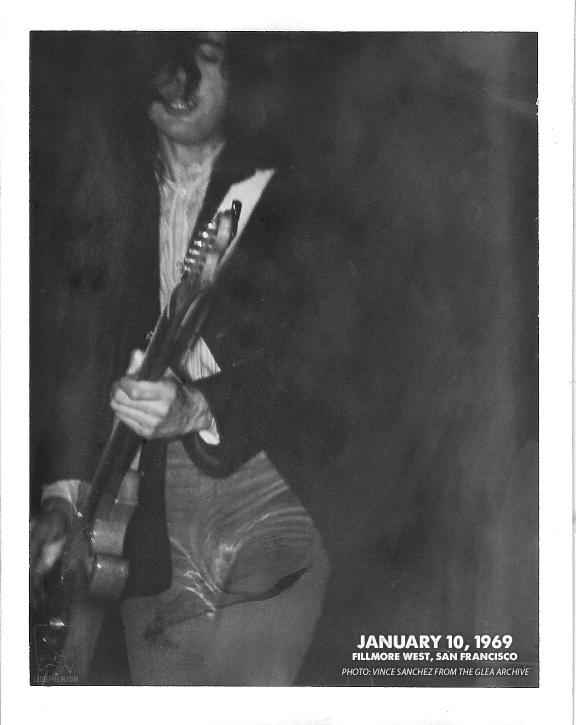
#> input picture kit/tour/concert/1969-01-10-fillmore-west-jan-10-1969-1st-set.jpg, 1152 x 1449 px, given in place of lz1.jpg, which was not available (shown at 1/2 size)
$ python import_kit.py
#> lines starting #> are read from the running program, lines starting #| are printed output that depends on the picture
#!/usr/bin/env python3
"""kit/ (Richard's supplied assets) → site/covers, site/img, site/assets. Re-run after adding files to kit/.

Covers: square 400 px webp, named by album slug (see COVERS; slugs match tools/catalogue.py).
Photos: 1200 px and 480 px (-s) webp, named as in site/data/gallery.json.
"""
from pathlib import Path
from PIL import Image

R = Path(__file__).resolve().parent.parent
K, S = R / "kit", R / "site"
COVERS = {
    "led-zeppelin": "lz1", "led-zeppelin-ii": "lz2", "led-zeppelin-iii": "lz3", "led-zeppelin-iv": "lz4",
    "houses-of-the-holy": "hoth", "physical-graffiti": "pg", "presence": "pres", "in-through-the-out-door": "ittod",
    "coda": "coda", "the-song-remains-the-same": "tsrts", "bbc-sessions": "Led_Zeppelin_BBC_Sessions",
    "how-the-west-was-won": "htwww", "celebration-day": "cd", "live-ep": "2025_LIVE_EP", "mothership": "ms",
    "led-zeppelin-dvd": "dvd", "led-zeppelin-deluxe": "lz1_deluxe", "led-zeppelin-ii-deluxe": "lz2_deluxe",
    "led-zeppelin-iii-deluxe": "lz3_deluxe", "led-zeppelin-iv-deluxe": "lz1v_deluxe",
    "houses-of-the-holy-deluxe": "hoth_deluxe", "physical-graffiti-deluxe": "pg_deluxe",
    "presence-deluxe": "presence_deluxe", "in-through-the-out-door-deluxe": "ittod_deluxe", "coda-deluxe": "coda_deluxe",
    "the-song-remains-the-same-2018": "tsrts_2018", "the-song-remains-the-same-film": "tsrts-film",
    "the-complete-bbc-sessions": "bbc_complete", "how-the-west-was-won-2018": "htwww_deluxe",
    "led-zeppelin-box-set": "box_1990", "remasters": "remasters", "early-days": "early_days",
    "latter-days": "latter_days", "the-very-best-of-led-zeppelin": "very_best",
}
PHOTOS = {
    "1969-paris-poster": "archive/1969-12-06---paris---piston70---poster_c3qtgng8", "1969-jones-promo": "archive/1969-jpj-promo",
    "1971-san-antonio": "archive/1971-sananton_3_zchs9jiy", "1975-dallas": "archive/1975-03-04-dallas_cd_1911f_d0ptyuxu",
    "1977-jones": "archive/1977-jpj-s9_bjlhz6vi", "1969-kitchener": "archive/69-913_0061_vqtcg10k",
    "1973-los-angeles": "archive/73.5.31.pk1_pyyl0ln7", "1980-bonham": "archive/80-bonham-013_hwhl3wz6",
    "hall-of-fame-exhibit": "archive/r-r-hall-of-fame-exhibit", "bonham-drums": "photos/3555264805",
    "jones-bass": "photos/3774658001", "plant-page-acoustic": "photos/4406363128", "plant-live": "photos/465006384",
}
for s, f in COVERS.items():
    im = Image.open(K / "releases" / f"{f}.jpg").convert("RGB")
#> im is the input picture: PIL image 1152x1449 RGB; min 0, max 255, mean 106.3
    w, h = im.size; m = min(w, h)
#> after `w, h = im.size`: w = 1152; h = 1449
#> after `m = min(w, h)`: m = 1152
    im = im.crop(((w - m) // 2, (h - m) // 2, (w - m) // 2 + m, (h - m) // 2 + m))
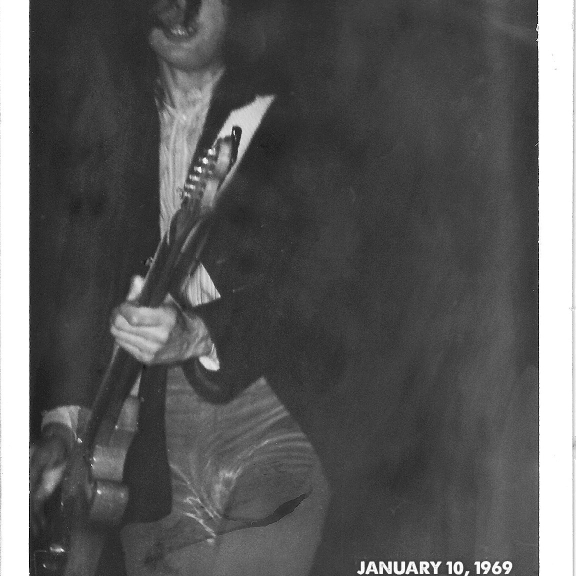
#> im: PIL image 1152x1152 RGB (shown at 1/2 size); min 0, max 255, mean 90.9
    im.resize((400, 400), Image.LANCZOS).save(S / "covers" / f"{s}.webp", quality=80, method=6)
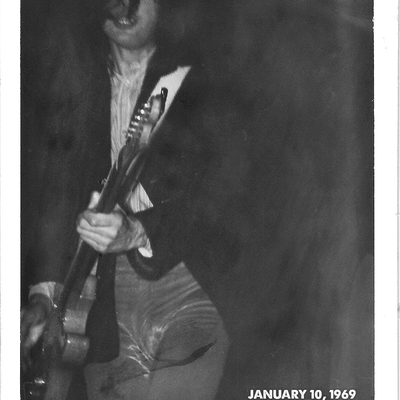
#> saved as led-zeppelin.webp: PIL image 400x400 RGB; min 18, max 255, mean 90.8
#> pass 2 of the loop `for s, f in COVERS.items():`:
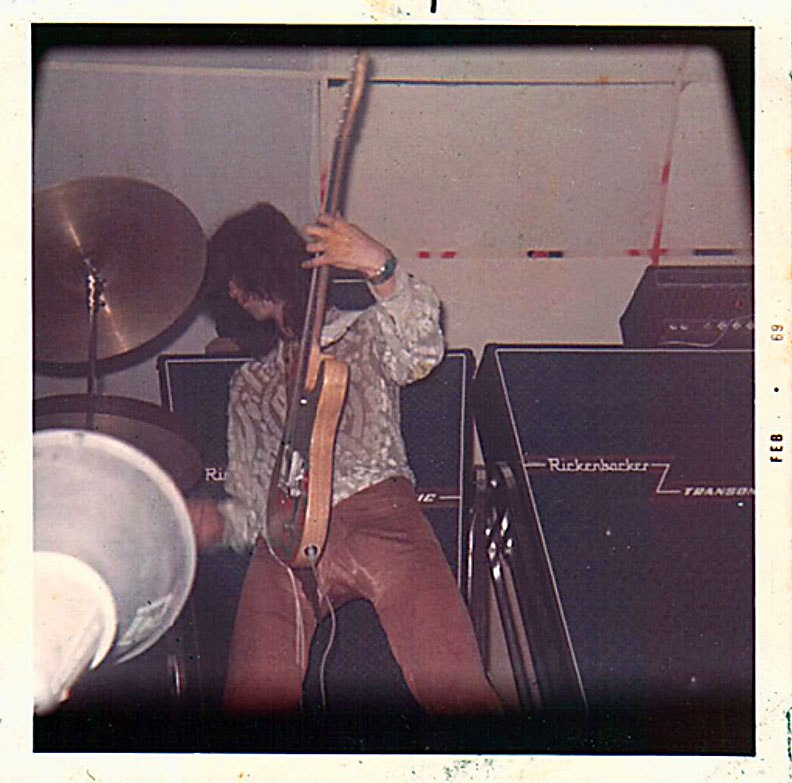
#> input picture kit/tour/concert/1969-02-14-miami-image-club-2-14-69-jp.jpg, 792 x 783 px, given in place of lz2.jpg, which was not available
#> im is the input picture: PIL image 792x783 RGB; mean R, G, B 125.2, 107.5, 110.5
#> `im = im.crop(((w - m) // 2, (h - m) // 2, (w - m) // 2 + m, (h - m) //..`:
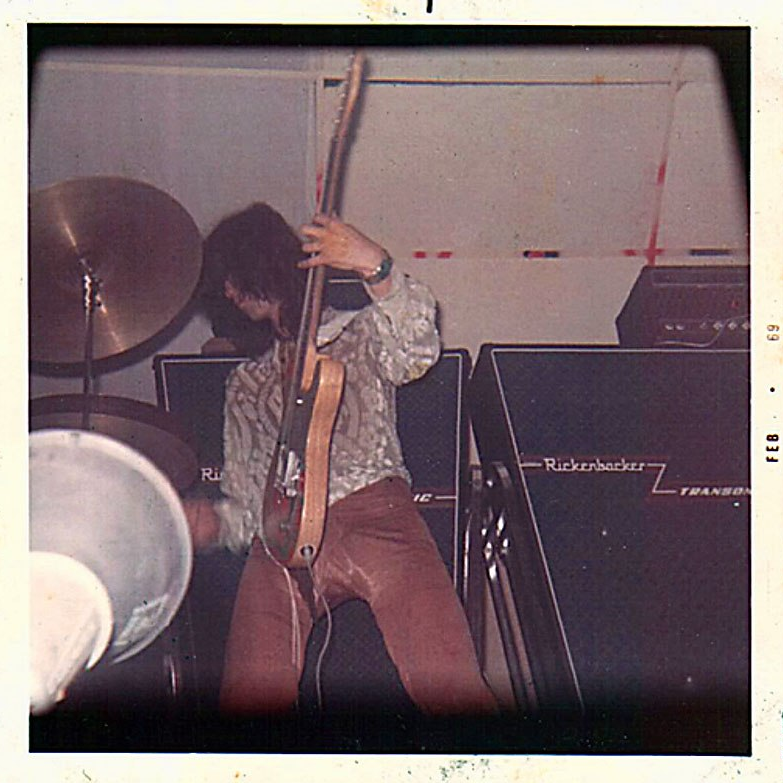
#> im: PIL image 783x783 RGB; mean R, G, B 123.8, 105.9, 109.2
#> `im.resize((400, 400), Image.LANCZOS).save(S / "covers" / f"{s}.webp", ..`:
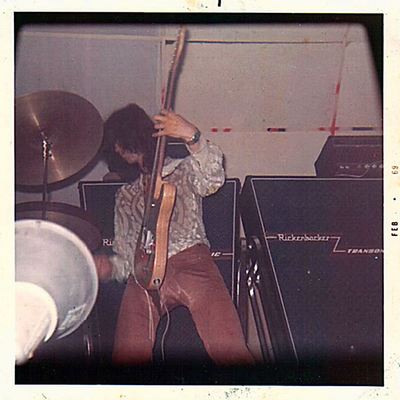
#> saved as led-zeppelin-ii.webp: PIL image 400x400 RGB; mean R, G, B 123.8, 105.9, 109.3
#> (the run stopped early here; a loop or call above may not have finished)
